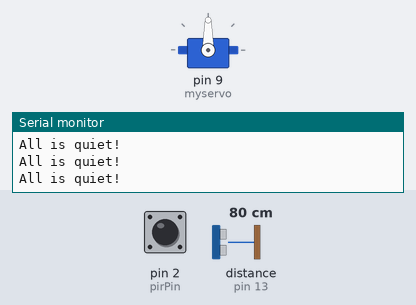
Recording of a sketch running on a simulated Arduino Uno, built with avr-gcc and run on an emulated ATmega328P. Parts: servo, the last lines printed to the serial monitor. The inputs (shaded band) are chosen by the test bench; at power-on: pin 2 (pirPin) LOW, distance to the obstacle (sensor on pin 13) 80 cm. The echo pulse lasts 58.3 µs per cm.

Above: at 1.2 s.
1.3 s: pin 2 (pirPin) driven HIGH
2.8 s: distance to the obstacle (sensor on pin 13) set to 96 cm
5.8 s: distance to the obstacle (sensor on pin 13) set to 105 cm
At 6.09 s:
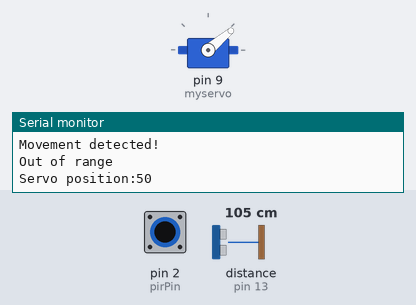
8.8 s: pin 2 (pirPin) driven LOW
At 9.9 s:
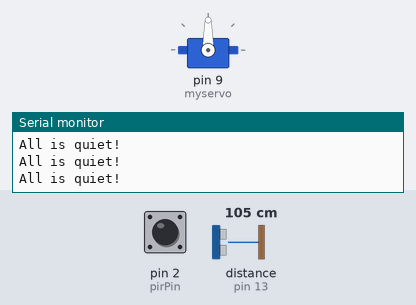
11.8 s: pin 2 (pirPin) pulsed HIGH 2 times (0.12 s each, 0.3 s apart)
At 12.06 s:
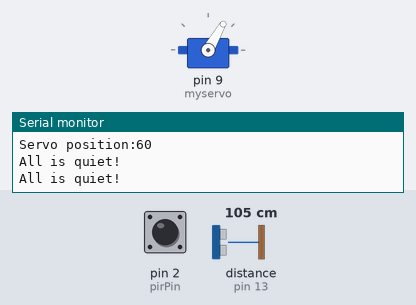
15.4 s: pin 2 (pirPin) driven HIGH
At 15.57 s:
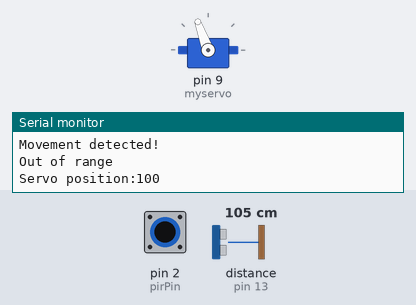
Timing chart, 0 to 19.4 s (numbered marks = the images above; inputs shaded):
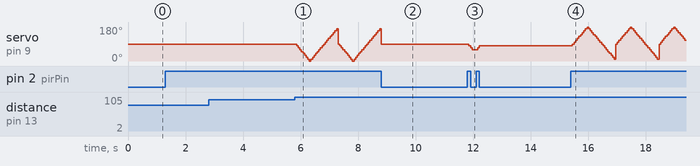

The sketch:

ultrasonicPirServoSeekMovement.ino
```cpp
#include <Ultrasonic.h>
#include <Servo.h>


Servo myservo;


const byte trigger_pin = 12;
const byte echo_pin = 13;

int pirPin = 2;
int pirVcc = 7;

int pos = 90;
int pace = -10;


boolean movementDetected = false;
boolean outOfRange = false;
int findState = 0;

void setup() {


    myservo.attach(9);
    pinMode(pirVcc,OUTPUT);
    digitalWrite(pirVcc,HIGH);
    pinMode(trigger_pin,OUTPUT);
    pinMode(echo_pin,INPUT);

    pinMode(pirPin,INPUT);
    Serial.begin(9600);


}

void loop() {

  int tries = 0;
  long duration;
  float distance;

  if(digitalRead(pirPin)){
    Serial.println("Movement detected!");
    movementDetected = true;

  }
  else{
    Serial.println("All is quiet!");
    movementDetected = false;
    findState = 0;
    pace *= -1;

  }


  if(movementDetected){

    do{
       digitalWrite(trigger_pin,LOW);
       delayMicroseconds(2);
       digitalWrite(trigger_pin,HIGH);
       delayMicroseconds(10);
       digitalWrite(trigger_pin,LOW);

       duration = pulseIn(echo_pin,HIGH,50000);
       distance = duration/58.2;

       if ( duration == 0 ) {
         delay(100);
         pinMode(echo_pin, OUTPUT);
         digitalWrite(echo_pin, LOW);
         delay(100);
         pinMode(echo_pin, INPUT);
        }
     } while (duration == 0 && ++tries < 3);

     if (duration == 0 || distance > 100.0){
      Serial.println("Out of range");
      outOfRange = true;
    }  else
      {
        Serial.print(" distance: ");
        Serial.println(distance);
        outOfRange = false;
      }

      if(outOfRange){


        pos += pace;

        pos = constrain(pos,0,180);
        Serial.print("Servo position:");
        Serial.println(pos);


        if (pos <= 0 || pos >= 180){
          pace *= -1;
         findState++;
        }

       if(findState == 2){
        findState =0;
        pos = 90;
        myservo.write(pos);
       }


        myservo.write(pos);

      }

  }

delay(10);

}
```

Measured:
- the behaviour switches between 99 and 100 cm on distance to the obstacle (sensor on pin 13) (found by bisection; images 0 and 1)
- after the input at 8.8 s, servo on pin 9 (myservo): goes on until 8.8 s, then stays 90°
- after the input at 11.8 s, servo on pin 9 (myservo): 90° → 60° after 0.05 s, → 80° 0.31 s later
